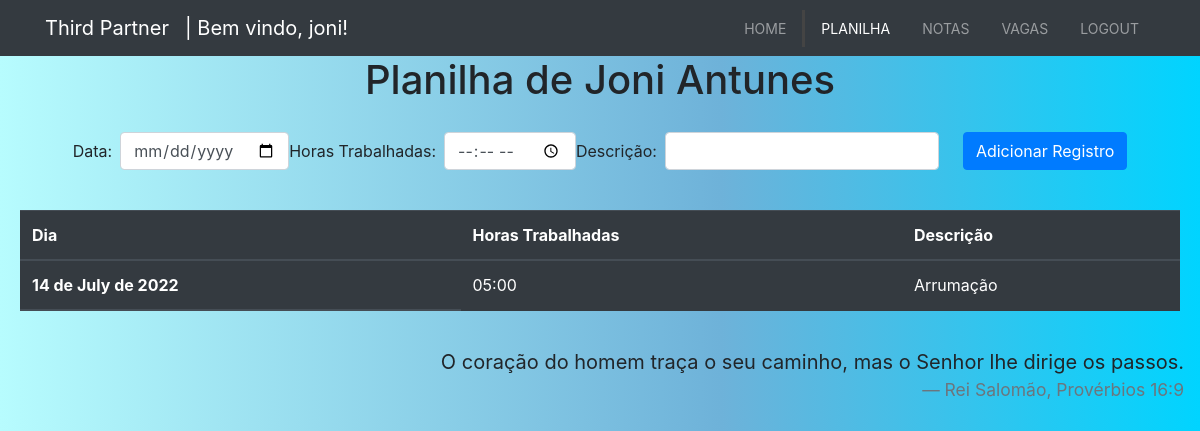
The app's page /planilha/ (signed in) with its own data.
### users/models/coworkermodel.py (models this page shows)
class CoworkerModel(AbstractBaseUser, PermissionsMixin):
    user_name = models.CharField(max_length=150, unique=True)
    name_pj = models.CharField(max_length=200, blank=False)
    name_coworker = models.CharField(max_length=100, blank=False)
    cnpj = models.CharField(max_length=17, blank=False)
    specialty = models.CharField(max_length=100, default="Developer")
    about = models.TextField(max_length=500, blank=True)
    email = models.EmailField(default="asd@asd.com", unique=True)
    phone_number = models.CharField(max_length=20, blank=False)
    whatsapp = models.BooleanField(default=True)
    address = models.CharField(max_length=300)
    working_place = models.CharField(max_length=200)
    start_date = models.DateTimeField(default=timezone.now)
    image = models.ImageField(default="profile.jpg",
                              upload_to="profile_picture")
    is_staff = models.BooleanField(default=False)
    is_active = models.BooleanField(default=False)
    objects = CustomAccountManager()
    USERNAME_FIELD = 'user_name'
    REQUIRED_FIELDS = ['name_pj', 'name_coworker', 'email', 'phone_number']
    class Meta:
        verbose_name = "Colaborador"
        verbose_name_plural = "Colaboradores"
    def __str__(self) -> str:
        return f"{self.name_coworker}"

### core/models/WorkedHours.py (models this page shows, shortened)
class WorkedHours(models.Model):
    worker = models.ForeignKey(CoworkerModel, on_delete=models.CASCADE)
    date = models.DateField()
    worked_hours = models.TimeField()
    description = models.CharField(max_length=200)
    class Meta:
        verbose_name = "Hora"
        verbose_name_plural = "Horas"

### core/views.py (the view)
# urls.py: path("planilha/", SheetView.as_view(), name="sheet_view"),
class SheetView(ListView):
    model = WorkedHours
    template_name = "core/planilha.html"
    queryset = WorkedHours.objects.all()
    context_object_name = "hours"
    def get_context_data(self, *args, **kwargs):
        context = super().get_context_data(**kwargs)
        context["info"] = "sheet_menu"
        context["title"] = "Planilha"
        context["form"] = AddWorkedHours
        return context

### core/templates/core/planilha.html (shortened to what this page needs)
{% extends 'core/base.html' %}
{% load static %} {% load bootstrap4 %}
{% block content%}
<section id="sheet">
    <p class="h1 text-center">Planilha de {{user}}</p>
    <div class="card-body">
        <form method="POST" enctype="multipart/form-data" class="form-inline" action="{% url 'core:add_hours_view' %}">
            <div class="form-group mx-auto mt-auto mb-auto">
                {{form}}
                <input type="submit" class="btn btn-primary ml-4" name="Add Hours" value="Adicionar Registro">
            </div>
        </form>
    </div>
    <div class="card-body ">
        <table class="table table-dark ">
            <thead>
                <tr>
                    <th scope="col">Dia</th>
                    <th scope="col">Horas Trabalhadas</th>
                    <th scope="col">Descrição</th>
                </tr>
            </thead>
            <thead>
                <tr>
                    {% for hour in hours %}
                    <th scope="row">{{hour.date}}</th>
                    <td>{{hour.worked_hours}}</td>
                    <td>{{hour.description}}</td>
                </tr>
                {% endfor %}
            </thead>
        </table>
    </div>
</section>
{% endblock %}

### core/templates/core/navbar.html (shortened to what this page needs)
{% load bootstrap4 %}
{% load static %}
{% bootstrap_css %}
<link rel="stylesheet" href="{% static 'core/style.css' %}">
{% if user.is_authenticated %}
<nav class="navbar navbar-expand-sm navbar-dark bg-dark">
    <div class="container">
        <a href="{% url 'core:index_view' %}" class="navbar-brand">Third Partner</a>
        <p class="navbar-brand mb-0">| Bem vindo, {{user.user_name}}!</p>
        <div class="collapse navbar-collapse" id="navbarCollapse">
            <ul class="navbar-nav ml-auto">
                <li class="nav-item" id="index_menu">
                    <a href="{% url 'core:index_view' %}" class="nav-link">Home</a>
                </li>
                <li class="nav-item" id="sheet_menu">
                    <a href="{% url 'core:sheet_view' %}" class="nav-link">Planilha</a>
                </li>
                <li class="nav-item" id="receipt_menu">
                    <a href="{% url 'core:receipt_view' %}" class="nav-link">Notas</a>
                </li>
                <li class="nav-item" id="vacancies_menu">
                    <a href="{% url 'core:vacancies_view' %}" class="nav-link">Vagas</a>
                </li>
                <li class="nav-item inactive" id="logout_click">
                    <a href="{% url 'users:logout_view' %}" class="nav-link">Logout</a>
                </li>
            </ul>
        </div>
    </div>
</nav>
{% endif %}

### core/static/core/style.css (style rules this page uses)
.navbar .nav-link { font-size: 14px !important; text-transform: uppercase !important; padding-left: 1rem !important; padding-right: 1rem !important; }
.navbar .nav-item.active { border-left: #444 solid; }
.navbar .nav-link { margin-bottom: 0rem !important; }
html { overflow-y: scroll; }
body { background: rgb(183, 252, 254); background: linear-gradient(90deg, rgba(183, 252, 254, 1) 0%, rgba(110, 178, 217, 1) 60%, rgba(0, 212, 255, 1) 100%); }

### records on screen
CoworkerModel: user_name "joni", name_coworker "Joni Antunes"
WorkedHours: date "14 de July de 2022", worked_hours "05:00", description "Arrumação"
